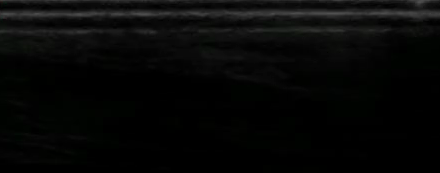
#> input picture templates/blank_frame_template.png, 440 x 173 px; its folder holds only this picture in this run
$ python -i metrics.py   (imports and definitions only)   (older library calls are emulated)
#> lines starting #> are read from the running program, lines starting #| are printed output that depends on the picture
#> further down, picture is the input picture: shape (173, 440, 3); mean B, G, R 6.7, 7.3, 6.8
"""Image quality and frame-similarity metrics for ultrasound video frames."""

from __future__ import annotations

import cv2
import numpy as np


def to_grayscale(frame: np.ndarray) -> np.ndarray:
    """Convert BGR or grayscale frame to single-channel uint8."""
    if frame.ndim == 2:
        return frame
    if frame.shape[2] == 1:
        return frame[:, :, 0]
    return cv2.cvtColor(frame, cv2.COLOR_BGR2GRAY)


def laplacian_variance(gray: np.ndarray) -> float:
    """
    Variance of the Laplacian — higher values indicate sharper edges/texture.

    Ultrasound speckle contributes baseline variance; adaptive percentile thresholds
    (configured in SelectorConfig) prevent over-rejection of soft but usable frames.
    """
    lap = cv2.Laplacian(gray, cv2.CV_64F)
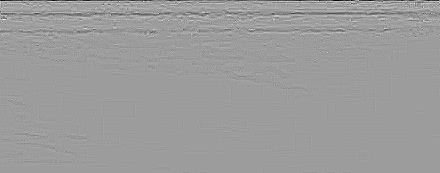
#> lap: shape (173, 440) float64; min -57, max 36, mean -0.1; drawn with min black and max white
    return float(lap.var())


def noise_estimate(gray: np.ndarray) -> float:
    """
    Estimate noise as the standard deviation of the high-frequency residual.

    A mild Gaussian blur removes structure; the remainder approximates speckle/noise.
    """
    blurred = cv2.GaussianBlur(gray, (5, 5), 0)
    residual = gray.astype(np.float32) - blurred.astype(np.float32)
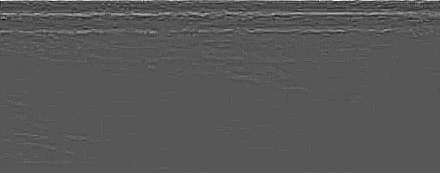
#> residual: shape (173, 440) float32; min -10, max 19, mean 0.0314; drawn with min black and max white
    return float(np.std(residual))


def shannon_entropy(gray: np.ndarray) -> float:
    """Shannon entropy of the intensity histogram — detects blank or saturated frames."""
    hist = cv2.calcHist([gray], [0], None, [256], [0, 256]).ravel()
#> hist = 256 values, max 22756 at index 0, min 0 at index 57, mean 297.3
    total = hist.sum()
#> total = 76120
    if total <= 0:
        return 0.0
    prob = hist[hist > 0] / total
#> prob = 77 values, max 0.299 at index 0, min 3.94e-05 at index 75, mean 0.013
    return float(-np.sum(prob * np.log2(prob)))


def compute_quality_metrics(frame: np.ndarray) -> dict[str, float]:
    """Compute all quality metrics for a single frame."""
    gray = to_grayscale(frame)
    return {
        "laplacian_var": laplacian_variance(gray),
        "noise": noise_estimate(gray),
        "entropy": shannon_entropy(gray),
    }


# [113 lines left out: functions passes_quality, resize_for_comparison, mean_absolute_difference, ssim_grayscale, histogram_correlation, is_redundant, not called in this run]

>>> import cv2
>>> picture = cv2.imread('../templates/blank_frame_template.png')
>>> result = compute_quality_metrics(picture)
#> result = {'laplacian_var': 14.18, 'noise': 1.3, 'entropy': 4.01}
